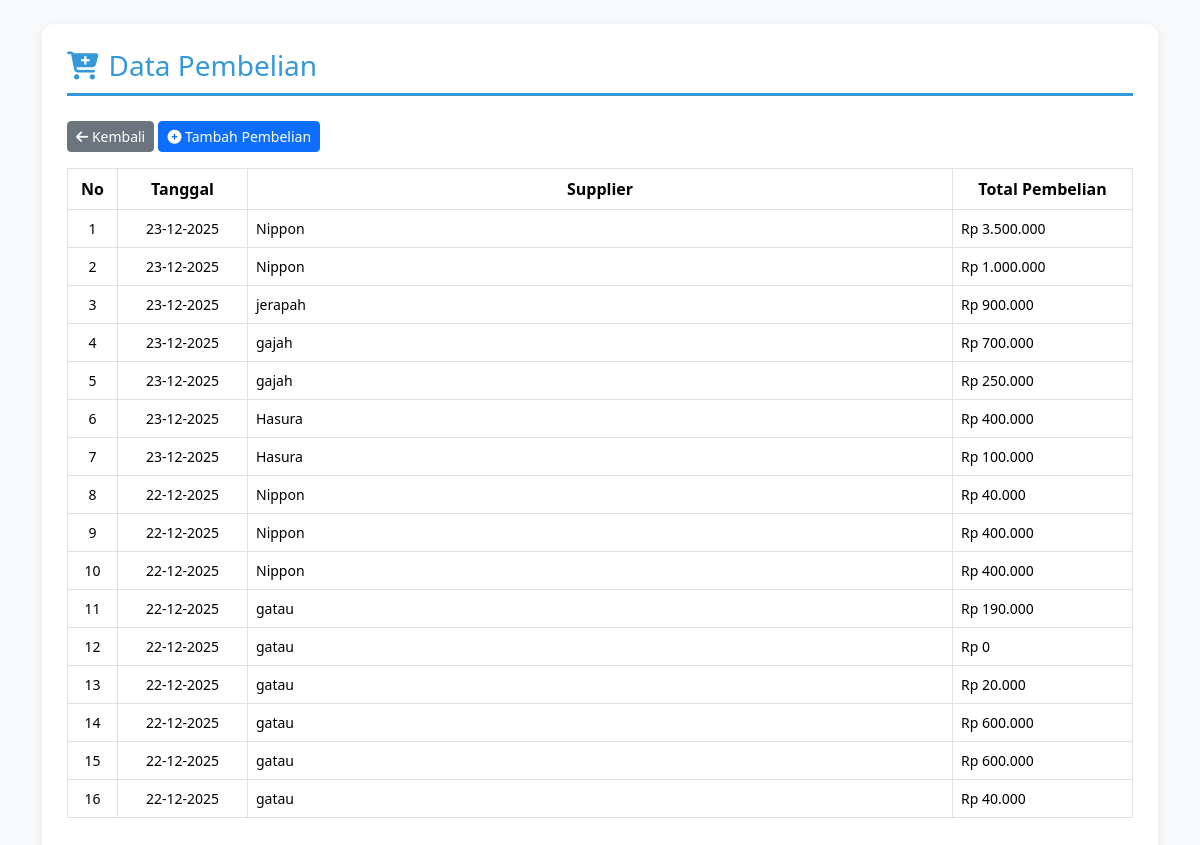
Screenshot of /index.php/admin/pembelian with the database file from the repository.
### tables this page shows
CREATE TABLE `pembelian` (
  `id_pembelian` int(11) NOT NULL,
  `id_supplier` int(11) NOT NULL,
  `tanggal` date NOT NULL,
  `total` int(11) NOT NULL DEFAULT '0'
);

CREATE TABLE `supplier` (
  `id_supplier` int(11) NOT NULL,
  `nama_supplier` varchar(100) NOT NULL,
  `alamat` text,
  `email` varchar(100) DEFAULT NULL,
  `no_telepon` varchar(20) DEFAULT NULL
);

### application/controllers/admin/pembelian.php (called while the page is built, shortened)
<?php
class Pembelian extends CI_Controller {
    public function __construct()
    {
        $this->load->model('M_pembelian');
        $this->load->model('M_supplier');
        $this->load->model('M_produk');
    }
    public function index()
    {
        $data['pembelian'] = $this->M_pembelian->get_all();
        $this->load->view('admin/pembelian/index', $data);
    }
}

### index.php (called while the page is built, shortened)
<?php
require_once BASEPATH.'core/CodeIgniter.php';

### application/models/M_pembelian.php (called while the page is built, shortened)
<?php
class M_pembelian extends CI_Model {
    public function get_all()
    {
        return $this->db
            ->select('pembelian.*, supplier.nama_supplier')
            ->from('pembelian')
            ->join('supplier', 'supplier.id_supplier = pembelian.id_supplier')
            ->order_by('pembelian.id_pembelian', 'DESC')
            ->get()
            ->result();
    }
}

### application/views/admin/pembelian/index.php (the view, shortened to what this page needs)
<!DOCTYPE html>
<html lang="id">
<head>
    <link rel="stylesheet" href="<?= base_url('assets/css/bootstrap.min.css') ?>">
    <link rel="stylesheet" href="https://cdnjs.cloudflare.com/ajax/libs/font-awesome/6.4.0/css/all.min.css">
</head>
<body>
<div class="container mt-4">
    <div class="container-box">
        <h3>
            <i class="fas fa-cart-plus"></i>
            Data Pembelian
        </h3>
        <div class="mb-3">
            <a href="<?= base_url('admin/dashboard') ?>" class="btn btn-secondary btn-sm">
                <i class="fas fa-arrow-left"></i> Kembali
            </a>
            <a href="<?= base_url('admin/pembelian/tambah') ?>" class="btn btn-primary btn-sm">
                <i class="fas fa-plus-circle"></i> Tambah Pembelian
            </a>
        </div>
        <table class="table table-bordered table-hover">
            <thead>
                <tr>
                    <th width="50">No</th>
                    <th width="130">Tanggal</th>
                    <th>Supplier</th>
                    <th width="180">Total Pembelian</th>
                </tr>
            </thead>
            <tbody>
                <?php if (!empty($pembelian)): ?>
                    <?php $no=1; foreach ($pembelian as $p): ?>
                    <tr>
                        <td class="text-center"><?= $no++ ?></td>
                        <td class="text-center">
                            <?= date('d-m-Y', strtotime($p->tanggal)) ?>
                        </td>
                        <td><?= htmlspecialchars($p->nama_supplier) ?></td>
                        <td class="text-right">
                            Rp <?= number_format($p->total, 0, ',', '.') ?>
                        </td>
                    </tr>
                    <?php endforeach; ?>
                <?php endif; ?>
            </tbody>
        </table>
    </div>
</div>
</body>
</html>

### application/views/admin/pembelian/index.php (style rules this page uses)
body { background-color: #f8f9fa; font-family: 'Segoe UI', Tahoma, Geneva, Verdana, sans-serif; }
.container-box { background: #fff; padding: 25px; border-radius: 12px; box-shadow: 0 4px 12px rgba(0,0,0,.08); }
h3 { color: #3498db; border-bottom: 3px solid #3498db; padding-bottom: 10px; margin-bottom: 25px; display: flex; align-items: center; gap: 10px; }
thead { background: linear-gradient(135deg, #3498db, #2980b9); color: white; }
thead th { text-align: center; }
tbody td { vertical-align: middle; font-size: 14px; }

### rows the page displays
pembelian: tanggal "23-12-2025", id_supplier.nama_supplier "Nippon", total "3.500.000"
pembelian: tanggal "23-12-2025", id_supplier.nama_supplier "Nippon", total "1.000.000"
pembelian: tanggal "23-12-2025", id_supplier.nama_supplier "jerapah", total "900.000"
pembelian: tanggal "23-12-2025", id_supplier.nama_supplier "gajah", total "700.000"
pembelian: tanggal "23-12-2025", id_supplier.nama_supplier "gajah", total "250.000"
pembelian: tanggal "23-12-2025", id_supplier.nama_supplier "Hasura", total "400.000"
pembelian: tanggal "23-12-2025", id_supplier.nama_supplier "Hasura", total "100.000"
pembelian: tanggal "22-12-2025", id_supplier.nama_supplier "Nippon", total "40.000"
pembelian: tanggal "22-12-2025", id_supplier.nama_supplier "Nippon", total "400.000"
pembelian: tanggal "22-12-2025", id_supplier.nama_supplier "Nippon", total "400.000"
pembelian: tanggal "22-12-2025", id_supplier.nama_supplier "gatau", total "190.000"
pembelian: tanggal "22-12-2025", id_supplier.nama_supplier "gatau", total "0"
pembelian: tanggal "22-12-2025", id_supplier.nama_supplier "gatau", total "20.000"
pembelian: tanggal "22-12-2025", id_supplier.nama_supplier "gatau", total "600.000"
pembelian: tanggal "22-12-2025", id_supplier.nama_supplier "gatau", total "600.000"
pembelian: tanggal "22-12-2025", id_supplier.nama_supplier "gatau", total "40.000"
